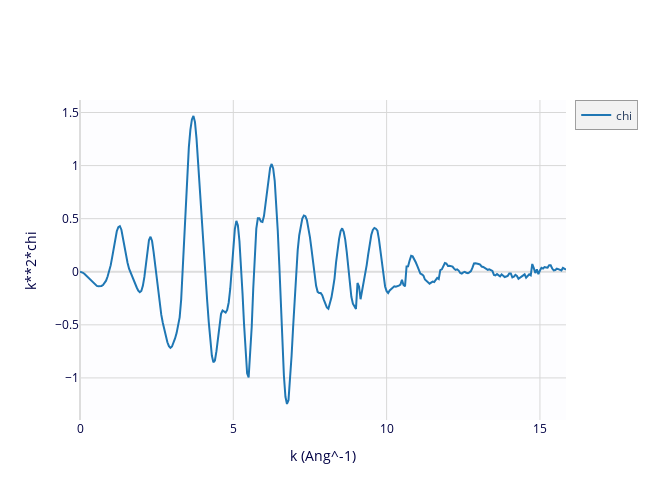
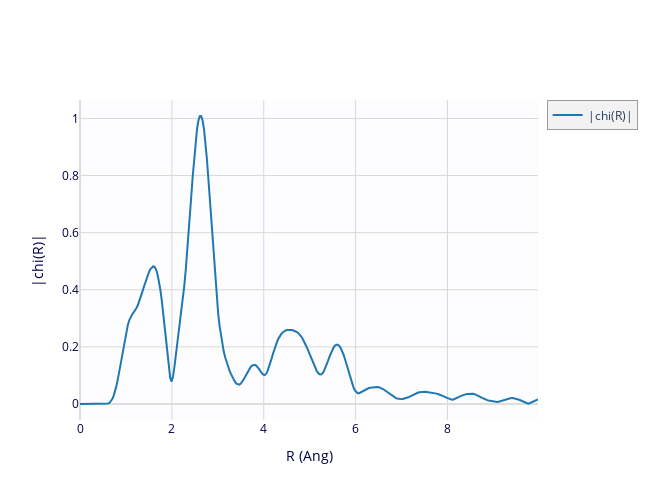

The notebook cell these images were saved under, in order:
### Markdown cell above
let's try another dataset with all the processing and plotting at once:

### Code cell
feo = project.feo_rt1_xmu

autobk(feo, rbkg=0.9, kweight=2)
xftf(feo, kweight=2, kmin=2, kmax=13.0, dk=5, kwindow='Kaiser-Bessel')


plot(feo.k, feo.chi*feo.k**2, xlabel='k (Ang^-1)', ylabel='k**2*chi', label='chi')

plot(feo.r, feo.chir_mag, xlabel='R (Ang)', ylabel='|chi(R)|', label='|chi(R)|')

### Figure 1 — Plotly figure (JSON) as saved in the notebook; plotly's stock layout.template omitted (floating-point values rounded to 4 significant figures; data arrays with more than 128 entries replaced by an {"elided": "..."} marker saying what was removed)
{"data": [{"line": {"color": "#1f77b4", "width": 2}, "name": "chi", "type": "scatter", "uid": "ddcb9f9d-f48d-40ea-8dde-4ff6dd2165c9", "x": {"elided": "318 float values"}, "y": {"elided": "318 float values"}}], "layout": {"height": 500, "hovermode": "closest", "legend": {"bgcolor": "#F2F2F2", "borderwidth": 0.5}, "plot_bgcolor": "#FDFDFF", "showlegend": true, "title": {}, "width": 650, "xaxis": {"autorange": true, "color": "#004", "gridcolor": "#D8D8D8", "range": [0, 15.85], "showgrid": true, "title": {"text": "k (Ang^-1)"}, "type": "linear", "zerolinecolor": "#DDD"}, "yaxis": {"autorange": true, "color": "#004", "gridcolor": "#D8D8D8", "range": [-1.397, 1.618], "showgrid": true, "title": {"text": "k**2*chi"}, "type": "linear", "zerolinecolor": "#DDD"}}}

### Figure 2 — Plotly figure (JSON) as saved in the notebook; plotly's stock layout.template omitted (floating-point values rounded to 4 significant figures; data arrays with more than 128 entries replaced by an {"elided": "..."} marker saying what was removed)
{"data": [{"line": {"color": "#1f77b4", "width": 2}, "name": "|chi(R)|", "type": "scatter", "uid": "bcca9bb8-4b39-4872-8be7-18a1f4c3c4d9", "x": {"elided": "326 float values"}, "y": {"elided": "326 float values"}}], "layout": {"height": 500, "hovermode": "closest", "legend": {"bgcolor": "#F2F2F2", "borderwidth": 0.5}, "plot_bgcolor": "#FDFDFF", "showlegend": true, "title": {}, "width": 650, "xaxis": {"autorange": true, "color": "#004", "gridcolor": "#D8D8D8", "range": [0, 9.971], "showgrid": true, "title": {"text": "R (Ang)"}, "type": "linear", "zerolinecolor": "#DDD"}, "yaxis": {"autorange": true, "color": "#004", "gridcolor": "#D8D8D8", "range": [-0.0559, 1.065], "showgrid": true, "title": {"text": "|chi(R)|"}, "type": "linear", "zerolinecolor": "#DDD"}}}
